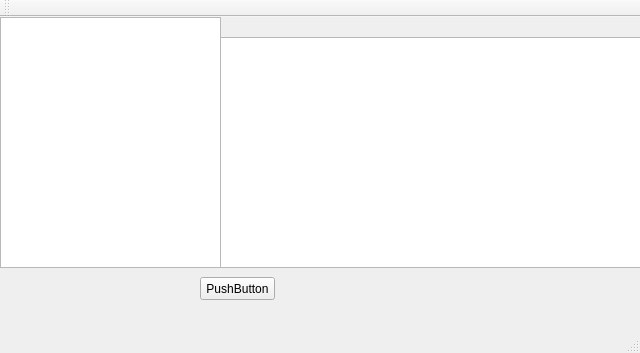
<?xml version="1.0" encoding="UTF-8"?>
<ui version="4.0">
 <class>MainWindow</class>
 <widget class="QMainWindow" name="MainWindow">
  <property name="geometry">
   <rect>
    <x>0</x>
    <y>0</y>
    <width>640</width>
    <height>353</height>
   </rect>
  </property>
  <property name="windowTitle">
   <string>MainWindow</string>
  </property>
  <widget class="QWidget" name="centralWidget">
   <widget class="QTextEdit" name="OutView">
    <property name="geometry">
     <rect>
      <x>220</x>
      <y>20</y>
      <width>421</width>
      <height>231</height>
     </rect>
    </property>
   </widget>
   <widget class="QTreeView" name="treeView">
    <property name="geometry">
     <rect>
      <x>0</x>
      <y>0</y>
      <width>221</width>
      <height>251</height>
     </rect>
    </property>
   </widget>
   <widget class="QPushButton" name="pushButton">
    <property name="geometry">
     <rect>
      <x>200</x>
      <y>260</y>
      <width>75</width>
      <height>23</height>
     </rect>
    </property>
    <property name="text">
     <string>PushButton</string>
    </property>
   </widget>
  </widget>
  <widget class="QMenuBar" name="menuBar">
   <property name="geometry">
    <rect>
     <x>0</x>
     <y>0</y>
     <width>640</width>
     <height>21</height>
    </rect>
   </property>
  </widget>
  <widget class="QToolBar" name="mainToolBar">
   <attribute name="toolBarArea">
    <enum>TopToolBarArea</enum>
   </attribute>
   <attribute name="toolBarBreak">
    <bool>false</bool>
   </attribute>
  </widget>
  <widget class="QStatusBar" name="statusBar"/>
 </widget>
 <layoutdefault spacing="6" margin="11"/>
 <resources/>
 <connections/>
</ui>
